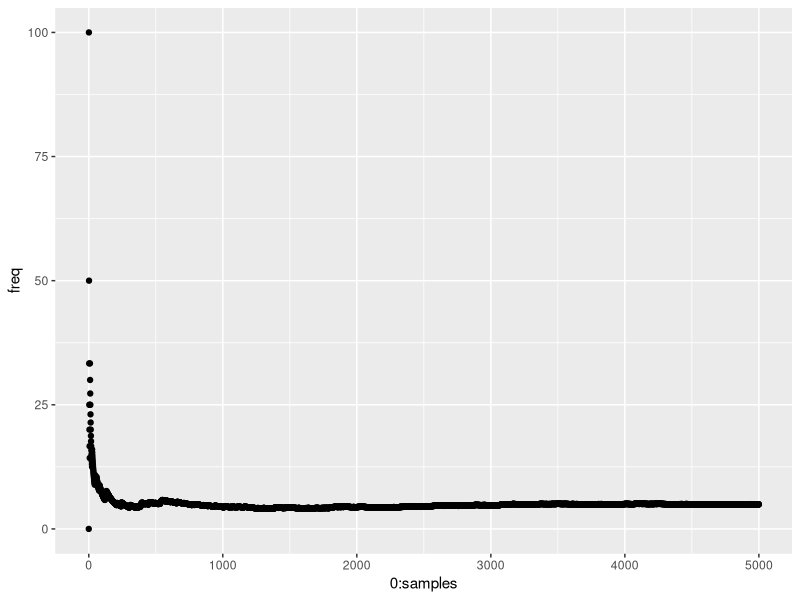

Source code (R):
## ---- chunk 1
library("ggplot2")
## ---- chunk 2

die <- function(size){
  die <- 1:size
  die
}

roll <- function(size){
 outcome = sample(die(size),1)
 outcome
}

roll(50)

## ---- chunk 3
relative_frequency <- function(samples,size,f,desired) {
  outcomes <- replicate(samples,f(size))
  total_desired <- 0
  freq <- 0
  for(i in 1:samples){
    if(outcomes[i] == desired){
      total_desired <- total_desired +1
    }
    freq <- c(freq,total_desired/i*100)
  }
  qplot(0:samples,freq)
}

relative_frequency(5000,20,roll,2)
